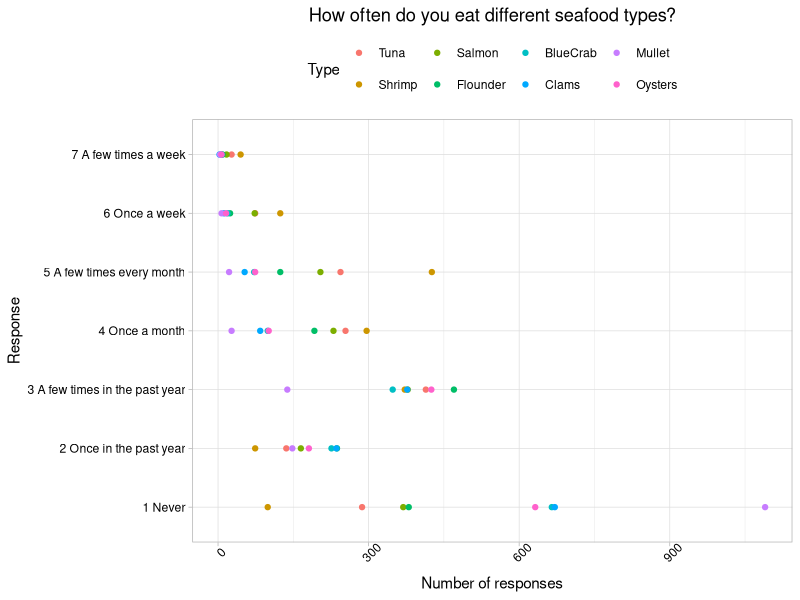
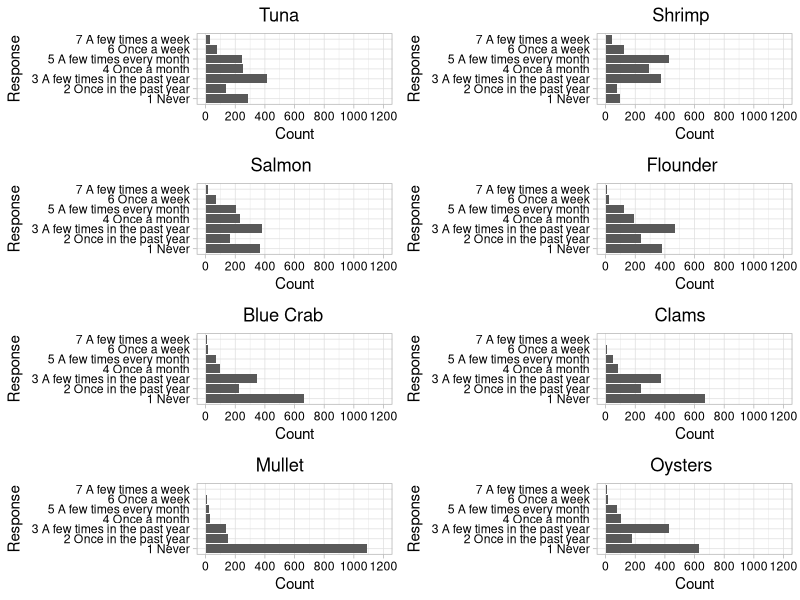
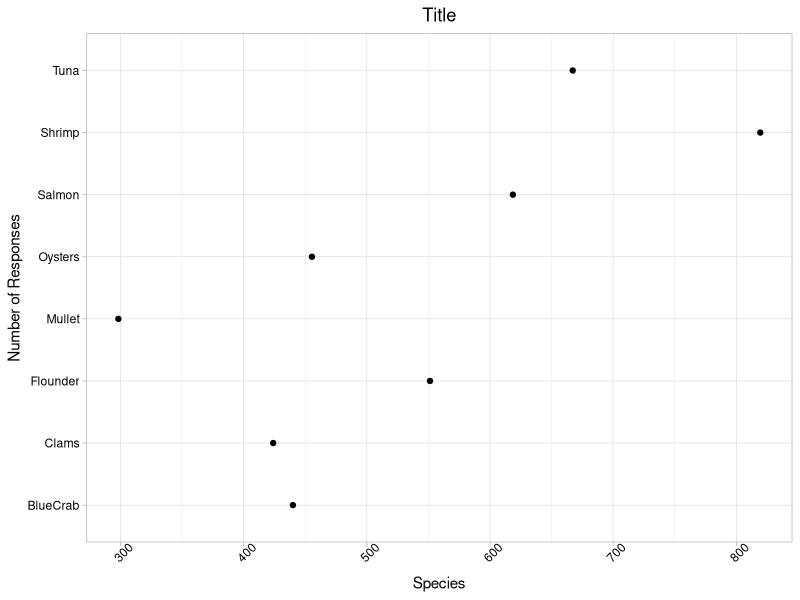
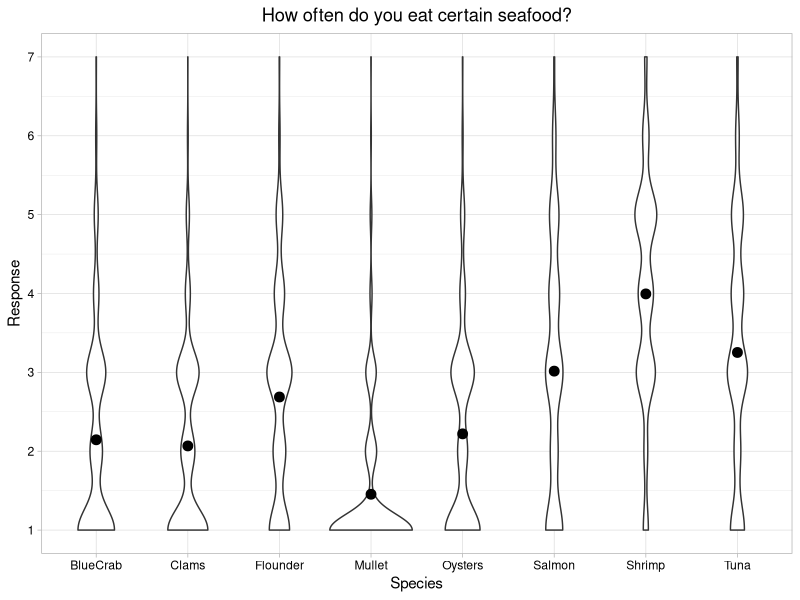
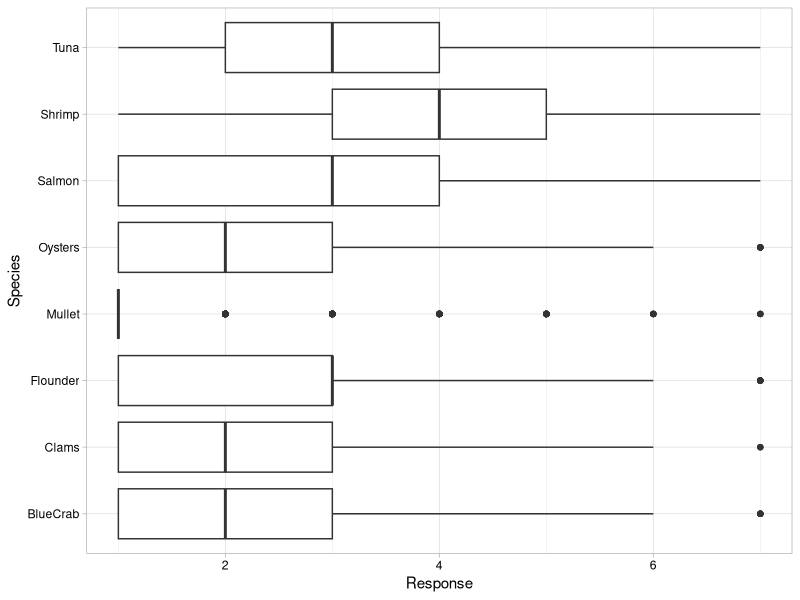
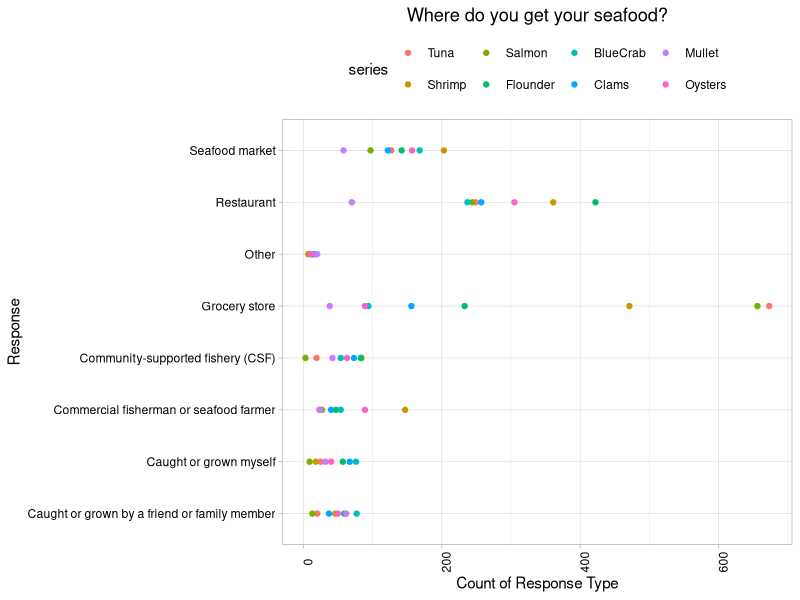
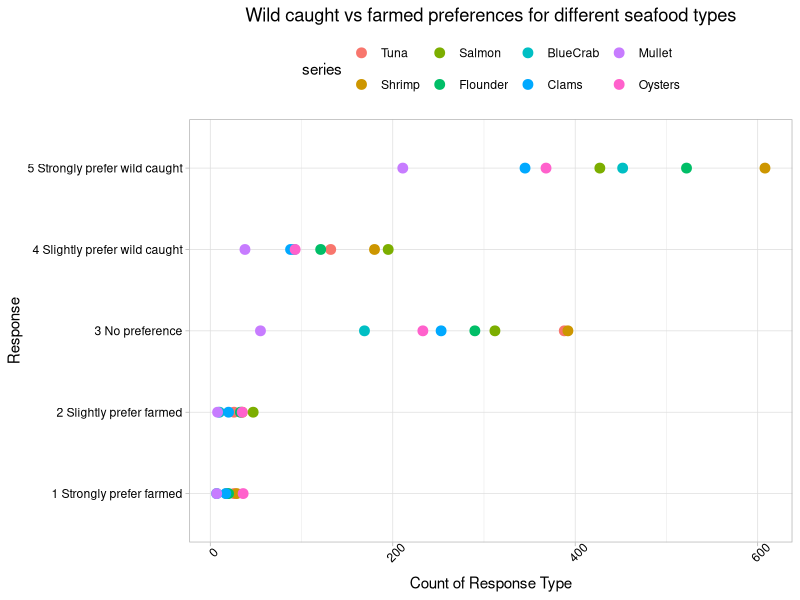
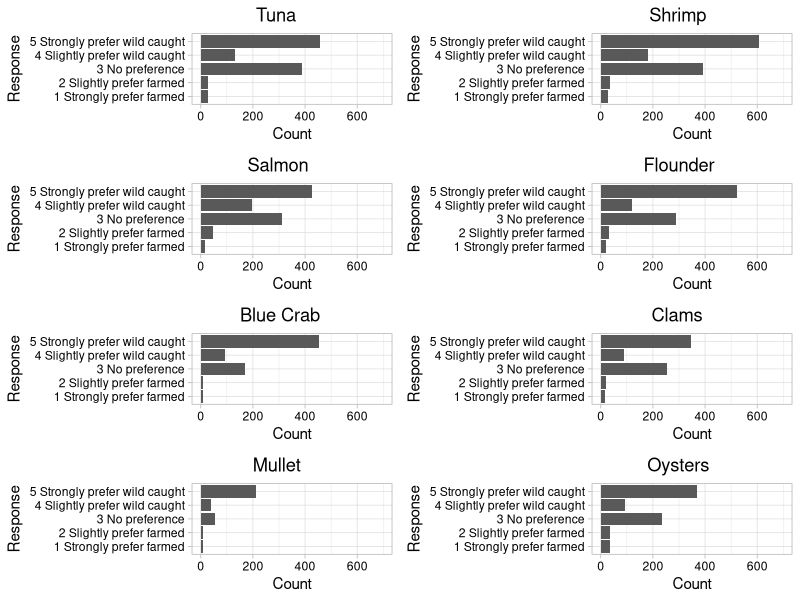

The R script that drew these images, in order:
## ---- chunk 1
knitr::opts_chunk$set(echo = TRUE)
## ---- chunk 2
getwd()
library(tidyverse)
library(ggplot2)
library(reshape2)

survey.dat <- read.csv("./AquacultureSurveyData.csv")
survey.codes <- read.csv("./AquacultureSurveyCodes.csv")

# Set ggplot theme
mytheme <- theme_light() +
  theme(axis.text = element_text(color = "black"), 
        legend.position = "top",
        plot.title = element_text(hjust=0.4))
theme_set(mytheme)
## ---- chunk 3
freq.sp <- select(survey.dat, Frequency_Tuna:Frequency_Oysters)

freq.sp.Tuna <- as.data.frame(table(freq.sp$Frequency_Tuna))
freq.sp.Shrimp <- as.data.frame(table(freq.sp$Frequency_Shrimp))
freq.sp.Salmon <- as.data.frame(table(freq.sp$Frequency_Salmon))
freq.sp.Flounder <- as.data.frame(table(freq.sp$Frequency_Flounder))
freq.sp.BlueCrab <- as.data.frame(table(freq.sp$Frequency_BlueCrab))
freq.sp.Clams <- as.data.frame(table(freq.sp$Frequency_Clams))
freq.sp.Mullet <- as.data.frame(table(freq.sp$Frequency_Mullet))
freq.sp.Oysters <- as.data.frame(table(freq.sp$Frequency_Oysters))

freq.sp.summary <- freq.sp.Tuna %>% 
  left_join(freq.sp.Shrimp, by = "Var1") %>% 
  left_join(freq.sp.Salmon, by = "Var1") %>% 
  left_join(freq.sp.Flounder, by = "Var1") %>% 
  left_join(freq.sp.BlueCrab, by = "Var1") %>% 
  left_join(freq.sp.Clams, by = "Var1") %>% 
  left_join(freq.sp.Mullet, by = "Var1") %>% 
  left_join(freq.sp.Oysters, by = "Var1")
freq.sp.summary <- freq.sp.summary %>% 
  rename(Response = Var1,
         Tuna = Freq.x,
         Shrimp = Freq.y,
         Salmon = Freq.x.x,
         Flounder = Freq.y.y,
         BlueCrab = Freq.x.x.x,
         Clams = Freq.y.y.y,
         Mullet = Freq.x.x.x.x,
         Oysters = Freq.y.y.y.y)

freq.response.meaning <- c("1 Never", 
                           "2 Once in the past year", 
                           "3 A few times in the past year",
                           "4 Once a month",
                           "5 A few times every month",
                           "6 Once a week",
                           "7 A few times a week")

freq.sp.summary$Response_Explanation <- freq.response.meaning

#melt data frame into long format
freq.sp.summary.long <- melt(freq.sp.summary,  id.vars = 'Response_Explanation', variable.name = 'series')
freq.sp.summary.long <- freq.sp.summary.long[-c(1, 2, 3, 4, 5, 6, 7), ]
freq.sp.summary.long$value <- as.numeric(freq.sp.summary.long$value)

#create plot for each column in data frame
ggplot(freq.sp.summary.long, aes(y=Response_Explanation, x=value)) +
  geom_point(aes(colour = series)) + 
  labs(title ="How often do you eat different seafood types?",
       x="Number of responses",
       y="Response",
       color = "Type") + 
  theme(axis.text.x = element_text(angle = 45), 
        plot.title = element_text(hjust=0.5))

## ---- chunk 4
freq.response.meaning <- c("1 Never", 
                           "2 Once in the past year", 
                           "3 A few times in the past year",
                           "4 Once a month",
                           "5 A few times every month",
                           "6 Once a week",
                           "7 A few times a week")

freq.sp.Tuna$Var1 <- freq.response.meaning
freq.sp.Shrimp$Var1 <- freq.response.meaning
freq.sp.Salmon$Var1 <- freq.response.meaning
freq.sp.Flounder$Var1 <- freq.response.meaning
freq.sp.BlueCrab$Var1 <- freq.response.meaning
freq.sp.Clams$Var1 <- freq.response.meaning
freq.sp.Mullet$Var1 <- freq.response.meaning
freq.sp.Oysters$Var1 <- freq.response.meaning


freq.Tuna.bar <- ggplot(freq.sp.Tuna, aes(y = Var1, x = Freq)) +
  geom_bar(stat = "identity") +
  labs(y = "Response", x = "Count", title = "Tuna") + 
  scale_x_continuous(limits = c(0, 1200), breaks = c(0, 200, 400, 600, 800, 1000, 1200))

freq.Shrimp.bar <- ggplot(freq.sp.Shrimp, aes(y = Var1, x = Freq)) +
  geom_bar(stat = "identity") +
  labs(y = "Response", x = "Count", title = "Shrimp") + 
  scale_x_continuous(limits = c(0, 1200), breaks = c(0, 200, 400, 600, 800, 1000, 1200))

freq.Salmon.bar <- ggplot(freq.sp.Salmon, aes(y = Var1, x = Freq)) +
  geom_bar(stat = "identity") +
  labs(y = "Response", x = "Count", title = "Salmon") + 
  scale_x_continuous(limits = c(0, 1200), breaks = c(0, 200, 400, 600, 800, 1000, 1200))

freq.Flounder.bar <- ggplot(freq.sp.Flounder, aes(y = Var1, x = Freq)) +
  geom_bar(stat = "identity") +
  labs(y = "Response", x = "Count", title = "Flounder") + 
  scale_x_continuous(limits = c(0, 1200), breaks = c(0, 200, 400, 600, 800, 1000, 1200))

freq.BlueCrab.bar <- ggplot(freq.sp.BlueCrab, aes(y = Var1, x = Freq)) +
  geom_bar(stat = "identity") +
  labs(y = "Response", x = "Count", title = "Blue Crab") + 
  scale_x_continuous(limits = c(0, 1200), breaks = c(0, 200, 400, 600, 800, 1000, 1200))

freq.Clams.bar <- ggplot(freq.sp.Clams, aes(y = Var1, x = Freq)) +
  geom_bar(stat = "identity") +
  labs(y = "Response", x = "Count", title = "Clams") + 
  scale_x_continuous(limits = c(0, 1200), breaks = c(0, 200, 400, 600, 800, 1000, 1200))

freq.Mullet.bar <- ggplot(freq.sp.Mullet, aes(y = Var1, x = Freq)) +
  geom_bar(stat = "identity") +
  labs(y = "Response", x = "Count", title = "Mullet") + 
  scale_x_continuous(limits = c(0, 1200), breaks = c(0, 200, 400, 600, 800, 1000, 1200))

freq.Oysters.bar <- ggplot(freq.sp.Oysters, aes(y = Var1, x = Freq)) +
  geom_bar(stat = "identity") +
  labs(y = "Response", x = "Count", title = "Oysters") + 
  scale_x_continuous(limits = c(0, 1200), breaks = c(0, 200, 400, 600, 800, 1000, 1200))

cowplot::plot_grid(freq.Tuna.bar, freq.Shrimp.bar, freq.Salmon.bar, freq.Flounder.bar, freq.BlueCrab.bar, freq.Clams.bar, freq.Mullet.bar, freq.Oysters.bar, ncol = 2)

## ---- chunk 5
#which species are eaten most frequently
freq.sp.summary$Response <- as.numeric(freq.sp.summary$Response)
freq.sp.summary.which <- freq.sp.summary %>% 
  mutate(Tuna.freq = Tuna * Response,
         Shrimp.freq = Shrimp * Response,
         Salmon.freq = Salmon * Response,
         Flounder.freq = Flounder * Response,
         BlueCrab.freq = BlueCrab * Response,
         Clams.freq = Clams * Response,
         Mullet.freq = Mullet * Response,
         Oysters.freq = Oysters * Response) %>% 
  select(Response, Response_Explanation:Oysters.freq) %>% 
  summarize(Tuna = mean(Tuna.freq),
            Shrimp = mean(Shrimp.freq),
            Salmon = mean(Salmon.freq),
            Flounder = mean(Flounder.freq),
            BlueCrab = mean(BlueCrab.freq),
            Clams = mean(Clams.freq),
            Mullet = mean(Mullet.freq),
            Oysters = mean(Oysters.freq)) %>% 
  pivot_longer(Tuna:Oysters, names_to = "Species", values_to = "ResponseMean")

#plot most frequently eaten sp
ggplot(freq.sp.summary.which) +
  geom_point(aes(y = Species, x = ResponseMean)) + 
  labs(title = "Title", 
       y = "Number of Responses", 
       x = "Species") + 
  theme(axis.text.x = element_text(angle = 45), 
        plot.title = element_text(hjust=0.5))
## ---- chunk 6
freq.sp.pivot <- freq.sp %>% 
  rename(Tuna = Frequency_Tuna,
         Shrimp = Frequency_Shrimp,
         Salmon = Frequency_Salmon,
         Flounder = Frequency_Flounder,
         BlueCrab = Frequency_BlueCrab,
         Clams = Frequency_Clams,
         Mullet = Frequency_Mullet,
         Oysters = Frequency_Oysters) %>% 
  pivot_longer(Tuna:Oysters, names_to = "Species", values_to = "Response") %>% 
  mutate(Response = Response + 1)

freq.sp.mean <- freq.sp %>% 
  mutate(Frequency_Tuna = Frequency_Tuna + 1,
         Frequency_Shrimp = Frequency_Shrimp + 1,
         Frequency_Salmon = Frequency_Salmon + 1,
         Frequency_Flounder = Frequency_Flounder + 1,
         Frequency_BlueCrab = Frequency_BlueCrab + 1,
         Frequency_Clams = Frequency_Clams + 1,
         Frequency_Mullet = Frequency_Mullet + 1,
         Frequency_Oysters = Frequency_Oysters + 1) %>% 
  summarize(Tuna = mean(Frequency_Tuna),
            Shrimp = mean(Frequency_Shrimp),
            Salmon = mean(Frequency_Salmon),
            Flounder = mean(Frequency_Flounder),
            BlueCrab = mean(Frequency_BlueCrab),
            Clams = mean(Frequency_Clams),
            Mullet = mean(Frequency_Mullet),
            Oysters = mean(Frequency_Oysters)) %>% 
  pivot_longer(Tuna:Oysters, names_to = "Species", values_to = "Mean")

# Violin plot
freq.pivot.violin <- ggplot() +
  geom_violin(data = freq.sp.pivot, aes(x = Species, y = Response)) +
  geom_point(data = freq.sp.mean, aes(x = Species, y = Mean), size = 3) +
  labs(title = "How often do you eat certain seafood?") + 
  scale_y_continuous(limits = c(1,7), breaks = c(1:7)) +
  theme(plot.title = element_text(hjust=0.5))
freq.pivot.violin

# Box plot
freq.pivot.box <-
  ggplot(freq.sp.pivot, aes(y = Species, x = Response)) +
  geom_boxplot()
freq.pivot.box
## ---- chunk 7
where.sp <- select(survey.dat, Where_Tuna:Where_Oysters)

where.sp.Tuna <- as.data.frame(table(where.sp$Where_Tuna))
where.sp.Shrimp <- as.data.frame(table(where.sp$Where_Shrimp))
where.sp.Salmon <- as.data.frame(table(where.sp$Where_Salmon))
where.sp.Flounder <- as.data.frame(table(where.sp$Where_Flounder))
where.sp.BlueCrab <- as.data.frame(table(where.sp$Where_BlueCrab))
where.sp.Clams <- as.data.frame(table(where.sp$Where_Clams))
where.sp.Mullet <- as.data.frame(table(where.sp$Where_Mullet))
where.sp.Oysters <- as.data.frame(table(where.sp$Where_Oysters))

where.sp.summary <- where.sp.Tuna %>% 
  left_join(where.sp.Shrimp, by = "Var1") %>% 
  left_join(where.sp.Salmon, by = "Var1") %>% 
  left_join(where.sp.Flounder, by = "Var1") %>% 
  left_join(where.sp.BlueCrab, by = "Var1") %>% 
  left_join(where.sp.Clams, by = "Var1") %>% 
  left_join(where.sp.Mullet, by = "Var1") %>% 
  left_join(where.sp.Oysters, by = "Var1")
where.sp.summary <- where.sp.summary %>% 
  rename(Response = Var1,
         Tuna = Freq.x,
         Shrimp = Freq.y,
         Salmon = Freq.x.x,
         Flounder = Freq.y.y,
         BlueCrab = Freq.x.x.x,
         Clams = Freq.y.y.y,
         Mullet = Freq.x.x.x.x,
         Oysters = Freq.y.y.y.y)

where.response.meaning <- c("Caught or grown myself", 
                           "Caught or grown by a friend or family member", 
                           "Grocery store",
                           "Restaurant",
                           "Seafood market",
                           "Commercial fisherman or seafood farmer",
                           "Community-supported fishery (CSF)",
                           "Other")

where.sp.summary$Response_Explanation <- where.response.meaning

#melt data frame into long format
where.sp.summary.long <- melt(where.sp.summary,  id.vars = 'Response_Explanation', variable.name = 'series')
where.sp.summary.long <- where.sp.summary.long[-c(1, 2, 3, 4, 5, 6, 7, 8), ]
where.sp.summary.long$value <- as.numeric(where.sp.summary.long$value)

#create plot for each column in data frame
ggplot(where.sp.summary.long, aes(y=Response_Explanation, x=value)) +
  geom_point(aes(colour = series)) + 
  labs(title ="Where do you get your seafood?",
       x="Count of Response Type",
       y="Response") + 
  theme(axis.text.x = element_text(angle = 90), 
        plot.title = element_text(hjust=0.5))
## ---- chunk 8
pref.sp <- select(survey.dat, Preference_Tuna:Preference_Oysters)

pref.sp.Tuna <- as.data.frame(table(pref.sp$Preference_Tuna))
pref.sp.Shrimp <- as.data.frame(table(pref.sp$Preference_Shrimp))
pref.sp.Salmon <- as.data.frame(table(pref.sp$Preference_Salmon))
pref.sp.Flounder <- as.data.frame(table(pref.sp$Preference_Flounder))
pref.sp.BlueCrab <- as.data.frame(table(pref.sp$Preference_BlueCrab))
pref.sp.Clams <- as.data.frame(table(pref.sp$Preference_Clams))
pref.sp.Mullet <- as.data.frame(table(pref.sp$Preference_Mullet))
pref.sp.Oysters <- as.data.frame(table(pref.sp$Preference_Oysters))

pref.sp.summary <- pref.sp.Tuna %>% 
  left_join(pref.sp.Shrimp, by = "Var1") %>% 
  left_join(pref.sp.Salmon, by = "Var1") %>% 
  left_join(pref.sp.Flounder, by = "Var1") %>% 
  left_join(pref.sp.BlueCrab, by = "Var1") %>% 
  left_join(pref.sp.Clams, by = "Var1") %>% 
  left_join(pref.sp.Mullet, by = "Var1") %>% 
  left_join(pref.sp.Oysters, by = "Var1")
pref.sp.summary <- pref.sp.summary %>% 
  rename(Response = Var1,
         Tuna = Freq.x,
         Shrimp = Freq.y,
         Salmon = Freq.x.x,
         Flounder = Freq.y.y,
         BlueCrab = Freq.x.x.x,
         Clams = Freq.y.y.y,
         Mullet = Freq.x.x.x.x,
         Oysters = Freq.y.y.y.y)

pref.sp.summary <- pref.sp.summary[-c(6),]

pref.response.meaning <- c("5 Strongly prefer wild caught", 
                           "4 Slightly prefer wild caught", 
                           "3 No preference",
                           "2 Slightly prefer farmed",
                           "1 Strongly prefer farmed")

pref.sp.summary$Response_Explanation <- pref.response.meaning

#melt data frame into long format
pref.sp.summary.long <- melt(pref.sp.summary,  id.vars = 'Response_Explanation', variable.name = 'series')
pref.sp.summary.long <- pref.sp.summary.long[-c(1, 2, 3, 4, 5, 6), ]
pref.sp.summary.long$value <- as.numeric(pref.sp.summary.long$value)

#create plot for each column in data frame
ggplot(pref.sp.summary.long, aes(y=Response_Explanation, x=value)) +
  geom_point(aes(colour = series), size = 3) + 
  labs(title ="Wild caught vs farmed preferences for different seafood types",
       x="Count of Response Type",
       y="Response") + 
  theme(axis.text.x = element_text(angle = 45), 
        plot.title = element_text(hjust=0.5))
## ---- chunk 9
pref.response.meaning <- c("5 Strongly prefer wild caught", 
                           "4 Slightly prefer wild caught", 
                           "3 No preference",
                           "2 Slightly prefer farmed",
                           "1 Strongly prefer farmed")

pref.sp.Tuna <- pref.sp.Tuna[-c(6),]
pref.sp.Tuna$Var1 <- pref.response.meaning
pref.sp.Shrimp <- pref.sp.Shrimp[-c(6),]
pref.sp.Shrimp$Var1 <- pref.response.meaning
pref.sp.Salmon <- pref.sp.Salmon[-c(6),]
pref.sp.Salmon$Var1 <- pref.response.meaning
pref.sp.Flounder <- pref.sp.Flounder[-c(6),]
pref.sp.Flounder$Var1 <- pref.response.meaning
pref.sp.BlueCrab <- pref.sp.BlueCrab[-c(6),]
pref.sp.BlueCrab$Var1 <- pref.response.meaning
pref.sp.Clams <- pref.sp.Clams[-c(6),]
pref.sp.Clams$Var1 <- pref.response.meaning
pref.sp.Mullet <- pref.sp.Mullet[-c(6),]
pref.sp.Mullet$Var1 <- pref.response.meaning
pref.sp.Oysters <- pref.sp.Oysters[-c(6),]
pref.sp.Oysters$Var1 <- pref.response.meaning


pref.Tuna.bar <- ggplot(pref.sp.Tuna, aes(y = Var1, x = Freq)) +
  geom_bar(stat = "identity") +
  labs(y = "Response", x = "Count", title = "Tuna") + 
  scale_x_continuous(limits = c(0, 700), breaks = c(0, 200, 400, 600))

pref.Shrimp.bar <- ggplot(pref.sp.Shrimp, aes(y = Var1, x = Freq)) +
  geom_bar(stat = "identity") +
  labs(y = "Response", x = "Count", title = "Shrimp") + 
  scale_x_continuous(limits = c(0, 700), breaks = c(0, 200, 400, 600))

pref.Salmon.bar <- ggplot(pref.sp.Salmon, aes(y = Var1, x = Freq)) +
  geom_bar(stat = "identity") +
  labs(y = "Response", x = "Count", title = "Salmon") + 
  scale_x_continuous(limits = c(0, 700), breaks = c(0, 200, 400, 600))

pref.Flounder.bar <- ggplot(pref.sp.Flounder, aes(y = Var1, x = Freq)) +
  geom_bar(stat = "identity") +
  labs(y = "Response", x = "Count", title = "Flounder") + 
  scale_x_continuous(limits = c(0, 700), breaks = c(0, 200, 400, 600))

pref.BlueCrab.bar <- ggplot(pref.sp.BlueCrab, aes(y = Var1, x = Freq)) +
  geom_bar(stat = "identity") +
  labs(y = "Response", x = "Count", title = "Blue Crab") + 
  scale_x_continuous(limits = c(0, 700), breaks = c(0, 200, 400, 600))

pref.Clams.bar <- ggplot(pref.sp.Clams, aes(y = Var1, x = Freq)) +
  geom_bar(stat = "identity") +
  labs(y = "Response", x = "Count", title = "Clams") + 
  scale_x_continuous(limits = c(0, 700), breaks = c(0, 200, 400, 600))

pref.Mullet.bar <- ggplot(pref.sp.Mullet, aes(y = Var1, x = Freq)) +
  geom_bar(stat = "identity") +
  labs(y = "Response", x = "Count", title = "Mullet") + 
  scale_x_continuous(limits = c(0, 700), breaks = c(0, 200, 400, 600))

pref.Oysters.bar <- ggplot(pref.sp.Oysters, aes(y = Var1, x = Freq)) +
  geom_bar(stat = "identity") +
  labs(y = "Response", x = "Count", title = "Oysters") + 
  scale_x_continuous(limits = c(0, 700), breaks = c(0, 200, 400, 600))

cowplot::plot_grid(pref.Tuna.bar, pref.Shrimp.bar, pref.Salmon.bar, pref.Flounder.bar, pref.BlueCrab.bar, pref.Clams.bar, pref.Mullet.bar, pref.Oysters.bar, ncol = 2)

## ---- chunk 10
qual.sp <- select(survey.dat, Qualities_Healthy:Qualities_Fresh)

qual.sp.Healthy <- as.data.frame(table(qual.sp$Qualities_Healthy))
qual.sp.Local <- as.data.frame(table(qual.sp$Qualities_Local))
qual.sp.Safe <- as.data.frame(table(qual.sp$Qualities_Safe))
qual.sp.Local_Economies <- as.data.frame(table(qual.sp$Qualities_Local_Economies))
qual.sp.Tasty <- as.data.frame(table(qual.sp$Qualities_Tasty))
qual.sp.Affordable <- as.data.frame(table(qual.sp$Qualities_Affordable))
qual.sp.Local_Culture <- as.data.frame(table(qual.sp$Qualities_Local_Culture))
qual.sp.Sustainable <- as.data.frame(table(qual.sp$Qualities_Sustainable))
qual.sp.Easy_Access <- as.data.frame(table(qual.sp$Qualities_Easy_Access))
qual.sp.Local_Environments <- as.data.frame(table(qual.sp$Qualities_Local_Environments))
qual.sp.Fresh <- as.data.frame(table(qual.sp$Qualities_Fresh))

qual.sp.summary <- qual.sp.Healthy %>% 
  left_join(qual.sp.Local, by = "Var1") %>% 
  left_join(qual.sp.Safe, by = "Var1") %>% 
  left_join(qual.sp.Local_Economies, by = "Var1") %>% 
  left_join(qual.sp.Tasty, by = "Var1") %>% 
  left_join(qual.sp.Affordable, by = "Var1") %>% 
  left_join(qual.sp.Local_Culture, by = "Var1") %>% 
  left_join(qual.sp.Sustainable, by = "Var1") %>%
  left_join(qual.sp.Easy_Access, by = "Var1") %>%
  left_join(qual.sp.Local_Environments, by = "Var1") %>%
  left_join(qual.sp.Fresh, by = "Var1")
qual.sp.summary <- qual.sp.summary %>% 
  rename(Response = Var1,
         Healthy = Freq.x,
         Local = Freq.y,
         Safe = Freq.x.x,
         LocalEconomies = Freq.y.y,
         Tasty = Freq.x.x.x,
         Affordable = Freq.y.y.y,
         LocalCulture = Freq.x.x.x.x,
         Sustainable = Freq.y.y.y.y,
         EasyAccess = Freq.x.x.x.x.x,
         LocalEnvironments = Freq.y.y.y.y.y,
         Fresh = Freq)

qual.sp.summary <- qual.sp.summary[-c(5),]

qual.response.meaning <- c("4 More associated with wild caught", 
                           "3 Equally associated w/ wild caught & farmed", 
                           "2 More associated with farmed",
                           "1 Associated w/ neither wild caught nor farmed")

qual.sp.summary$Response_Explanation <- qual.response.meaning

#melt data frame into long format
qual.sp.summary.long <- melt(qual.sp.summary,  id.vars = 'Response_Explanation', variable.name = 'series')
qual.sp.summary.long <- qual.sp.summary.long[-c(1, 2, 3, 4, 5), ]
qual.sp.summary.long$value <- as.numeric(qual.sp.summary.long$value)

#create plot for each column in data frame
ggplot(qual.sp.summary.long, aes(y=Response_Explanation, x=value)) +
  geom_point(aes(colour = series), size = 3) + 
  labs(title ="Quality associations with wild vs farmed seafood",
       x="Count",
       y="Response") + 
  theme(axis.text.x = element_text(angle = 90), 
        plot.title = element_text(hjust=0.5))
## ---- chunk 11
qual.response.meaning <- c("4 More associated with wild caught", 
                           "3 Equally associated w/ wild caught & farmed", 
                           "2 More associated with farmed",
                           "1 Associated w/ neither wild caught nor farmed")

qual.sp.Healthy <- qual.sp.Healthy[-c(5),]
qual.sp.Healthy$Var1 <- qual.response.meaning
qual.sp.Local <- qual.sp.Local[-c(5),]
qual.sp.Local$Var1 <- qual.response.meaning
qual.sp.Safe <- qual.sp.Safe[-c(5),]
qual.sp.Safe$Var1 <- qual.response.meaning
qual.sp.Local_Economies <- qual.sp.Local_Economies[-c(5),]
qual.sp.Local_Economies$Var1 <- qual.response.meaning
qual.sp.Tasty <- qual.sp.Tasty[-c(5),]
qual.sp.Tasty$Var1 <- qual.response.meaning
qual.sp.Affordable <- qual.sp.Affordable[-c(5),]
qual.sp.Affordable$Var1 <- qual.response.meaning
qual.sp.Local_Culture <- qual.sp.Local_Culture[-c(5),]
qual.sp.Local_Culture$Var1 <- qual.response.meaning
qual.sp.Sustainable <- qual.sp.Sustainable[-c(5),]
qual.sp.Sustainable$Var1 <- qual.response.meaning
qual.sp.Easy_Access <- qual.sp.Easy_Access[-c(5),]
qual.sp.Easy_Access$Var1 <- qual.response.meaning
qual.sp.Local_Environments <- qual.sp.Local_Environments[-c(5),]
qual.sp.Local_Environments$Var1 <- qual.response.meaning
qual.sp.Fresh <- qual.sp.Fresh[-c(5),]
qual.sp.Fresh$Var1 <- qual.response.meaning


qual.Healthy.bar <- ggplot(qual.sp.Healthy, aes(y = Var1, x = Freq)) +
  geom_bar(stat = "identity") +
  labs(y = "Response", x = "Count", title = "Healthy") + 
  scale_x_continuous(limits = c(0, 800), breaks = c(0, 200, 400, 600, 800))

qual.Local.bar <- ggplot(qual.sp.Local, aes(y = Var1, x = Freq)) +
  geom_bar(stat = "identity") +
  labs(y = "Response", x = "Count", title = "Local") + 
  scale_x_continuous(limits = c(0, 800), breaks = c(0, 200, 400, 600, 800))

qual.Safe.bar <- ggplot(qual.sp.Safe, aes(y = Var1, x = Freq)) +
  geom_bar(stat = "identity") +
  labs(y = "Response", x = "Count", title = "Safe") + 
  scale_x_continuous(limits = c(0, 800), breaks = c(0, 200, 400, 600, 800))

qual.Local_Economies.bar <- ggplot(qual.sp.Local_Economies, aes(y = Var1, x = Freq)) +
  geom_bar(stat = "identity") +
  labs(y = "Response", x = "Count", title = "Local Economies") + 
  scale_x_continuous(limits = c(0, 800), breaks = c(0, 200, 400, 600, 800))

qual.Tasty.bar <- ggplot(qual.sp.Tasty, aes(y = Var1, x = Freq)) +
  geom_bar(stat = "identity") +
  labs(y = "Response", x = "Count", title = "Tasty") + 
  scale_x_continuous(limits = c(0, 800), breaks = c(0, 200, 400, 600, 800))

qual.Affordable.bar <- ggplot(qual.sp.Affordable, aes(y = Var1, x = Freq)) +
  geom_bar(stat = "identity") +
  labs(y = "Response", x = "Count", title = "Affordable") + 
  scale_x_continuous(limits = c(0, 800), breaks = c(0, 200, 400, 600, 800))

qual.Local_Culture.bar <- ggplot(qual.sp.Local_Culture, aes(y = Var1, x = Freq)) +
  geom_bar(stat = "identity") +
  labs(y = "Response", x = "Count", title = "Local Culture") + 
  scale_x_continuous(limits = c(0, 800), breaks = c(0, 200, 400, 600, 800))

qual.Sustainable.bar <- ggplot(qual.sp.Sustainable, aes(y = Var1, x = Freq)) +
  geom_bar(stat = "identity") +
  labs(y = "Response", x = "Count", title = "Sustainable") + 
  scale_x_continuous(limits = c(0, 800), breaks = c(0, 200, 400, 600, 800))

qual.Easy_Access.bar <- ggplot(qual.sp.Easy_Access, aes(y = Var1, x = Freq)) +
  geom_bar(stat = "identity") +
  labs(y = "Response", x = "Count", title = "Easy Access") + 
  scale_x_continuous(limits = c(0, 800), breaks = c(0, 200, 400, 600, 800))

qual.Local_Environments.bar <- ggplot(qual.sp.Local_Environments, aes(y = Var1, x = Freq)) +
  geom_bar(stat = "identity") +
  labs(y = "Response", x = "Count", title = "Local Environments") + 
  scale_x_continuous(limits = c(0, 800), breaks = c(0, 200, 400, 600, 800))

qual.Fresh.bar <- ggplot(qual.sp.Fresh, aes(y = Var1, x = Freq)) +
  geom_bar(stat = "identity") +
  labs(y = "Response", x = "Count", title = "Fresh") + 
  scale_x_continuous(limits = c(0, 800), breaks = c(0, 200, 400, 600, 800))

cowplot::plot_grid(qual.Tasty.bar, qual.Fresh.bar, qual.Healthy.bar, qual.Safe.bar, qual.Sustainable.bar, qual.Affordable.bar, qual.Easy_Access.bar, qual.Local.bar, qual.Local_Culture.bar, qual.Local_Economies.bar, qual.Local_Environments.bar, ncol = 2)

## ---- chunk 12
importance <- survey.dat %>% 
  select(Importance_Health:Importance_Farmed, Age_corrected, Gender_original, Education, Political_Party, Race1, Income) %>% 
   rename(Health = Importance_Health,
         Local = Importance_Local,
         Safe = Importance_Safe,
         Economies = Importance_Local_Economies,
         Tasty = Importance_Tasty,
         Affordable = Importance_Affordable,
         Culture = Importance_Local_Culture,
         Sustainable = Importance_Sustainable,
         Accessibility = Importance_Easy_Access,
         Environment = Importance_Local_Environments,
         Fresh = Importance_Fresh,
         Wild = Importance_Wild,
         Farmed = Importance_Farmed,
         Age = Age_corrected,
         Gender = Gender_original) %>% 
  filter(Education != 8, Gender == 1 | Gender == 2, Age != 8, Political_Party == 1 | Political_Party == 2, Race1 != 8 | Race1 != 9, Income != 8)

columnnames <- c("Age", "Gender", "Education", "Political_Party", "Race1", "Income")
importance[columnnames] <- lapply(importance[columnnames], factor)

import.pivot <- importance %>% 
  pivot_longer(Health:Farmed, names_to = "Value", values_to = "Response")

# Box plot
import.pivot.box <-
  ggplot(import.pivot, aes(x = Value, y = Response)) +
  geom_boxplot()
import.pivot.box  #doesn't show much honestly

# exploring demographics to see if there are any w/ few numbers
summary(importance$Age)
summary(importance$Gender)
summary(importance$Education) #only 7 people at ed level 7 doctorate
summary(importance$Political_Party)
summary(importance$Race1) #low numbers of 4-7 - might want to narrow to just 1, 2, 3 (white, latino, black)
summary(importance$Income)

# distribution of selected values
sust <- summary(importance$Sustainable)
sust[4]

import.summary <- importance %>% 
  summarize(Health = mean(Health),
            Local = mean(Local),
            Safe = mean(Safe),
            Economies = mean(Economies),
            Tasty = mean(Tasty),
            Affordable = mean(Affordable),
            Culture = mean(Culture),
            Sustainable = mean(Sustainable),
            Accessible = mean(Accessibility),
            Environment = mean(Environment),
            Fresh = mean(Fresh),
            Wild = mean(Wild),
            Farmed = mean(Farmed)) %>% 
  pivot_longer(Health:Farmed, names_to = "Value", values_to = "Mean")

ggplot(import.summary, aes(x = Value, y = Mean)) +
  geom_point(size = 3) +
  scale_y_continuous(limits = c(1,5)) +
  theme(axis.text.x = element_text(angle = 45, vjust = 0.65), 
        plot.title = element_text(hjust=0.5)) +
  labs(title = "Relative Importance of Values Associated with Seafood", 
       y = "Relative Importance (mean)", 
       x = "Values")
## ---- chunk 13
#models
importance.lm.age <- lm(data = importance, Wild ~ Age)
summary(importance.lm.age) #older people care more about wild?

importance.lm.gender <- lm(data = importance, Wild ~ Gender)
summary(importance.lm.gender) # no difference

importance.lm.education <- lm(data = importance, Wild ~ Education)
summary(importance.lm.education) # ed3 significant

importance.lm.political <- lm(data = importance, Wild ~ Political_Party)
summary(importance.lm.political) # no significance

importance.lm.race <- lm(data = importance, Wild ~ Race1)
summary(importance.lm.race) # no significance

importance.lm.income <- lm(data = importance, Wild ~ Income)
summary(importance.lm.income) # 

importance.lm.age.gender <- lm(data = importance, Wild ~ Age * Gender)
summary(importance.lm.age.gender) #

importance.plot <- ggplot(importance, aes(x = Education, y = Wild)) +
  geom_jitter()
importance.plot
## ---- chunk 14
#models
fresh.lm.age <- lm(data = importance, Fresh ~ Age)
summary(fresh.lm.age) #older people care more about fresh

fresh.lm.gender <- lm(data = importance, Fresh ~ Gender)
summary(fresh.lm.gender) # no difference

fresh.lm.education <- lm(data = importance, Fresh ~ Education)
summary(fresh.lm.education) # ed3 significant

fresh.lm.political <- lm(data = importance, Fresh ~ Political_Party)
summary(fresh.lm.political) # no significance

fresh.lm.race <- lm(data = importance, Fresh ~ Race1)
summary(fresh.lm.race) # no significance

fresh.lm.income <- lm(data = importance, Fresh ~ Income)
summary(fresh.lm.income) # no significance

fresh.lm.age.gender <- lm(data = importance, Fresh ~ Age * Gender)
summary(fresh.lm.age.gender) #

#example plot?
fresh.plot <- ggplot(importance, aes(x = Education, y = Fresh)) +
  geom_jitter()
fresh.plot
## ---- chunk 15
summary(importance$Sustainable)

sust.lm.age <- lm(data = importance, Sustainable ~ Age)
summary(sust.lm.age) #age 6 cares slightly more

sust.lm.gender <- lm(data = importance, Sustainable ~ Gender)
summary(sust.lm.gender) # no difference

sust.lm.education <- lm(data = importance, Sustainable ~ Education)
summary(sust.lm.education) # ed3 significant

sust.lm.political <- lm(data = importance, Sustainable ~ Political_Party)
summary(sust.lm.political) # no significance

sust.lm.race <- lm(data = importance, Sustainable ~ Race1)
summary(sust.lm.race) # no significance

sust.lm.income <- lm(data = importance, Sustainable ~ Income)
summary(sust.lm.income) # no significance

sust.lm.age.gender <- lm(data = importance, Sustainable ~ Age * Gender)
summary(sust.lm.age.gender) #

sust.plot <- ggplot(importance, aes(x = Education, y = Sustainable)) +
  geom_jitter()
sust.plot
## ---- chunk 16
summary(importance$Local)

local.lm.age <- lm(data = importance, Local ~ Age)
summary(local.lm.age) #age 6 cares slightly more

local.lm.gender <- lm(data = importance, Local ~ Gender)
summary(local.lm.gender) # no difference

local.lm.education <- lm(data = importance, Local ~ Education)
summary(local.lm.education) # ed3 significant

local.lm.political <- lm(data = importance, Local ~ Political_Party)
summary(local.lm.political) # no significance

local.lm.race <- lm(data = importance, Local ~ Race1)
summary(local.lm.race) # no significance

local.lm.income <- lm(data = importance, Local ~ Income)
summary(local.lm.income) # no significance

local.lm.age.gender <- lm(data = importance, Local ~ Age * Gender)
summary(local.lm.age.gender) #

local.plot <- ggplot(importance, aes(x = Education, y = Local)) +
  geom_jitter()
local.plot
